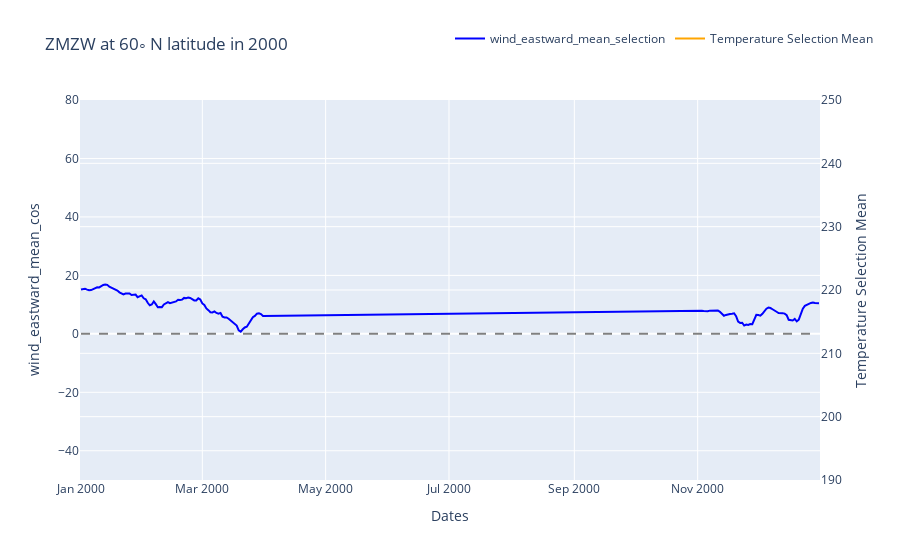

Notebook cell for this chart:
### Code cell
import plotly.graph_objects as go

# df = df_dataset
# Create figure and plot the DataFrame
fig = go.Figure()

# fig.add_trace(go.Scatter(x=df['dates'], y=df['res_filtered'].rolling(3).mean(), name='Res Filtered', mode='markers', marker=dict(color='blue', size=2)))
fig.add_trace(go.Scatter(x=df['dates'], y=df['wind_eastward_mean_cos'], name='wind_eastward_mean_selection', line=dict(color='blue')))
# fig.add_trace(go.Scatter(x=df['dates'], y=df['temperature_mean_selection'], name='Temperature Selection Mean', mode='markers', marker=dict(color='orange', size=3), yaxis='y2'))
fig.add_trace(go.Scatter(x=df['dates'], y=df['wind_eastward_mean_cos'].rolling(1).mean(), name='Temperature Selection Mean', line=dict(color='orange'), yaxis='y2'))

# Add a dashed line at y=0
fig.add_shape(type='line', x0=df['dates'].min(), y0=0, x1=df['dates'].max(), y1=0, line=dict(color='gray', dash='dash'))

# Find the index of the first negative value
first_negative_index = (df['wind_eastward_mean_cos'] < 0).idxmin()

# Add vertical lines for SSW_flag == True
for i, row in df.iterrows():
    if row.SSW_flag == True:
        fig.add_shape(type='line', x0=row.dates, y0=-50, x1=row.dates, y1=50, line=dict(color='red', dash='dash'))

# Set layout
fig.update_layout(
    yaxis=dict(
        range=[-50, 80],
        title='wind_eastward_mean_cos'
    )
    ,yaxis2=dict(
        range=[190, 250],
        title='Temperature Selection Mean',
        side='right',
        overlaying='y'
    )
    ,xaxis=dict(title='Dates'),
    title=f'ZMZW at 60◦ N latitude in {YEAR}',
    legend=dict(orientation="h", y=1.2, x=0.5)
)

# Show the plot
fig.show()

### Figure 1 — Plotly figure (JSON) as saved in the notebook; plotly's stock layout.template omitted (floating-point values rounded to 4 significant figures; data arrays with more than 128 entries replaced by an {"elided": "..."} marker saying what was removed)
{"data": [{"line": {"color": "blue"}, "name": "wind_eastward_mean_selection", "type": "scatter", "x": {"elided": "152 str values"}, "y": {"elided": "152 float values"}}, {"line": {"color": "orange"}, "name": "Temperature Selection Mean", "type": "scatter", "x": {"elided": "152 str values"}, "y": {"elided": "152 float values"}, "yaxis": "y2"}], "layout": {"legend": {"orientation": "h", "x": 0.5, "y": 1.2}, "shapes": [{"line": {"color": "gray", "dash": "dash"}, "type": "line", "x0": "2000-01-01T00:00:00", "x1": "2000-12-31T00:00:00", "y0": 0, "y1": 0}], "title": {"text": "ZMZW at 60◦ N latitude in 2000"}, "xaxis": {"title": {"text": "Dates"}}, "yaxis": {"range": [-50, 80], "title": {"text": "wind_eastward_mean_cos"}}, "yaxis2": {"overlaying": "y", "range": [190, 250], "side": "right", "title": {"text": "Temperature Selection Mean"}}}}
